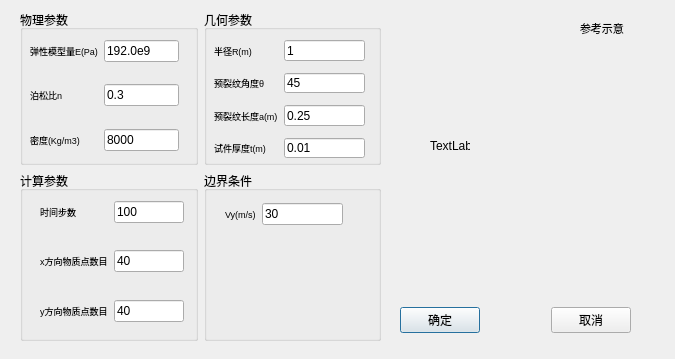
<?xml version="1.0" encoding="UTF-8"?>
<ui version="4.0">
 <class>QWParaInput</class>
 <widget class="QDialog" name="QWParaInput">
  <property name="geometry">
   <rect>
    <x>0</x>
    <y>0</y>
    <width>675</width>
    <height>359</height>
   </rect>
  </property>
  <property name="windowTitle">
   <string>模型1：巴西劈裂试验</string>
  </property>
  <widget class="QWidget" name="layoutWidget">
   <property name="geometry">
    <rect>
     <x>20</x>
     <y>10</y>
     <width>361</width>
     <height>331</height>
    </rect>
   </property>
   <layout class="QGridLayout" name="gridLayout">
    <item row="1" column="1">
     <widget class="QGroupBox" name="groupBox_4">
      <property name="title">
       <string>边界条件</string>
      </property>
      <widget class="QWidget" name="layoutWidget">
       <property name="geometry">
        <rect>
         <x>21</x>
         <y>31</y>
         <width>118</width>
         <height>24</height>
        </rect>
       </property>
       <layout class="QHBoxLayout" name="horizontalLayout">
        <item>
         <widget class="QLabel" name="label_10">
          <property name="font">
           <font>
            <pointsize>7</pointsize>
           </font>
          </property>
          <property name="text">
           <string>Vy(m/s)</string>
          </property>
          <property name="buddy">
           <cstring>lineEdit</cstring>
          </property>
         </widget>
        </item>
        <item>
         <widget class="QLineEdit" name="lineEdit_11">
          <property name="text">
           <string>30</string>
          </property>
         </widget>
        </item>
       </layout>
      </widget>
     </widget>
    </item>
    <item row="0" column="1">
     <widget class="QGroupBox" name="groupBox">
      <property name="title">
       <string>几何参数</string>
      </property>
      <widget class="QWidget" name="layoutWidget">
       <property name="geometry">
        <rect>
         <x>10</x>
         <y>30</y>
         <width>151</width>
         <height>119</height>
        </rect>
       </property>
       <layout class="QFormLayout" name="formLayout_2">
        <item row="0" column="0">
         <widget class="QLabel" name="label_3">
          <property name="font">
           <font>
            <pointsize>7</pointsize>
           </font>
          </property>
          <property name="text">
           <string>半径R(m)</string>
          </property>
          <property name="buddy">
           <cstring>lineEdit</cstring>
          </property>
         </widget>
        </item>
        <item row="0" column="1">
         <widget class="QLineEdit" name="lineEdit_4">
          <property name="text">
           <string>1</string>
          </property>
         </widget>
        </item>
        <item row="2" column="0">
         <widget class="QLabel" name="label_4">
          <property name="font">
           <font>
            <pointsize>7</pointsize>
           </font>
          </property>
          <property name="text">
           <string>预裂纹角度θ</string>
          </property>
          <property name="buddy">
           <cstring>lineEdit</cstring>
          </property>
         </widget>
        </item>
        <item row="2" column="1">
         <widget class="QLineEdit" name="lineEdit_5">
          <property name="text">
           <string>45</string>
          </property>
         </widget>
        </item>
        <item row="1" column="1">
         <spacer name="verticalSpacer_2">
          <property name="orientation">
           <enum>Qt::Vertical</enum>
          </property>
          <property name="sizeHint" stdset="0">
           <size>
            <width>20</width>
            <height>40</height>
           </size>
          </property>
         </spacer>
        </item>
        <item row="4" column="0">
         <widget class="QLabel" name="label_12">
          <property name="font">
           <font>
            <pointsize>7</pointsize>
           </font>
          </property>
          <property name="text">
           <string>预裂纹长度a(m)</string>
          </property>
          <property name="buddy">
           <cstring>lineEdit</cstring>
          </property>
         </widget>
        </item>
        <item row="6" column="0">
         <widget class="QLabel" name="label_13">
          <property name="font">
           <font>
            <pointsize>7</pointsize>
           </font>
          </property>
          <property name="text">
           <string>试件厚度t(m)</string>
          </property>
          <property name="buddy">
           <cstring>lineEdit</cstring>
          </property>
         </widget>
        </item>
        <item row="3" column="1">
         <spacer name="verticalSpacer_7">
          <property name="orientation">
           <enum>Qt::Vertical</enum>
          </property>
          <property name="sizeHint" stdset="0">
           <size>
            <width>20</width>
            <height>40</height>
           </size>
          </property>
         </spacer>
        </item>
        <item row="5" column="1">
         <spacer name="verticalSpacer_8">
          <property name="orientation">
           <enum>Qt::Vertical</enum>
          </property>
          <property name="sizeHint" stdset="0">
           <size>
            <width>20</width>
            <height>40</height>
           </size>
          </property>
         </spacer>
        </item>
        <item row="4" column="1">
         <widget class="QLineEdit" name="lineEdit_6">
          <property name="text">
           <string>0.25</string>
          </property>
         </widget>
        </item>
        <item row="6" column="1">
         <widget class="QLineEdit" name="lineEdit_7">
          <property name="text">
           <string>0.01</string>
          </property>
         </widget>
        </item>
       </layout>
      </widget>
     </widget>
    </item>
    <item row="1" column="0">
     <widget class="QGroupBox" name="groupBox_3">
      <property name="minimumSize">
       <size>
        <width>0</width>
        <height>170</height>
       </size>
      </property>
      <property name="title">
       <string>计算参数</string>
      </property>
      <widget class="QWidget" name="layoutWidget_2">
       <property name="geometry">
        <rect>
         <x>20</x>
         <y>30</y>
         <width>144</width>
         <height>121</height>
        </rect>
       </property>
       <layout class="QFormLayout" name="formLayout_3">
        <item row="0" column="0">
         <widget class="QLabel" name="label_8">
          <property name="font">
           <font>
            <pointsize>7</pointsize>
           </font>
          </property>
          <property name="text">
           <string>时间步数</string>
          </property>
          <property name="buddy">
           <cstring>lineEdit</cstring>
          </property>
         </widget>
        </item>
        <item row="0" column="1">
         <widget class="QLineEdit" name="lineEdit_8">
          <property name="text">
           <string>100</string>
          </property>
         </widget>
        </item>
        <item row="1" column="1">
         <spacer name="verticalSpacer">
          <property name="orientation">
           <enum>Qt::Vertical</enum>
          </property>
          <property name="sizeHint" stdset="0">
           <size>
            <width>20</width>
            <height>40</height>
           </size>
          </property>
         </spacer>
        </item>
        <item row="2" column="0">
         <widget class="QLabel" name="label_14">
          <property name="font">
           <font>
            <pointsize>7</pointsize>
           </font>
          </property>
          <property name="text">
           <string>x方向物质点数目</string>
          </property>
          <property name="buddy">
           <cstring>lineEdit</cstring>
          </property>
         </widget>
        </item>
        <item row="2" column="1">
         <widget class="QLineEdit" name="lineEdit_9">
          <property name="text">
           <string>40</string>
          </property>
         </widget>
        </item>
        <item row="3" column="1">
         <spacer name="verticalSpacer_9">
          <property name="orientation">
           <enum>Qt::Vertical</enum>
          </property>
          <property name="sizeHint" stdset="0">
           <size>
            <width>20</width>
            <height>40</height>
           </size>
          </property>
         </spacer>
        </item>
        <item row="4" column="0">
         <widget class="QLabel" name="label_15">
          <property name="font">
           <font>
            <pointsize>7</pointsize>
           </font>
          </property>
          <property name="text">
           <string>y方向物质点数目</string>
          </property>
          <property name="buddy">
           <cstring>lineEdit</cstring>
          </property>
         </widget>
        </item>
        <item row="4" column="1">
         <widget class="QLineEdit" name="lineEdit_10">
          <property name="text">
           <string>40</string>
          </property>
         </widget>
        </item>
       </layout>
      </widget>
     </widget>
    </item>
    <item row="0" column="0">
     <widget class="QGroupBox" name="groupBox_2">
      <property name="title">
       <string>物理参数</string>
      </property>
      <widget class="QWidget" name="layoutWidget">
       <property name="geometry">
        <rect>
         <x>10</x>
         <y>30</y>
         <width>149</width>
         <height>111</height>
        </rect>
       </property>
       <layout class="QFormLayout" name="formLayout">
        <item row="0" column="0">
         <widget class="QLabel" name="label">
          <property name="font">
           <font>
            <pointsize>7</pointsize>
           </font>
          </property>
          <property name="text">
           <string>弹性模型量E(Pa)</string>
          </property>
          <property name="buddy">
           <cstring>lineEdit</cstring>
          </property>
         </widget>
        </item>
        <item row="0" column="1">
         <widget class="QLineEdit" name="lineEdit">
          <property name="text">
           <string>192.0e9</string>
          </property>
         </widget>
        </item>
        <item row="3" column="1">
         <spacer name="verticalSpacer_3">
          <property name="orientation">
           <enum>Qt::Vertical</enum>
          </property>
          <property name="sizeHint" stdset="0">
           <size>
            <width>20</width>
            <height>40</height>
           </size>
          </property>
         </spacer>
        </item>
        <item row="5" column="0">
         <widget class="QLabel" name="label_6">
          <property name="font">
           <font>
            <pointsize>7</pointsize>
           </font>
          </property>
          <property name="text">
           <string>密度(Kg/m3)</string>
          </property>
          <property name="buddy">
           <cstring>lineEdit</cstring>
          </property>
         </widget>
        </item>
        <item row="5" column="1">
         <widget class="QLineEdit" name="lineEdit_3">
          <property name="text">
           <string>8000</string>
          </property>
         </widget>
        </item>
        <item row="2" column="1">
         <widget class="QLineEdit" name="lineEdit_2">
          <property name="text">
           <string>0.3</string>
          </property>
         </widget>
        </item>
        <item row="1" column="1">
         <spacer name="verticalSpacer_6">
          <property name="orientation">
           <enum>Qt::Vertical</enum>
          </property>
          <property name="sizeHint" stdset="0">
           <size>
            <width>20</width>
            <height>40</height>
           </size>
          </property>
         </spacer>
        </item>
        <item row="2" column="0">
         <widget class="QLabel" name="label_2">
          <property name="font">
           <font>
            <pointsize>7</pointsize>
           </font>
          </property>
          <property name="text">
           <string>泊松比n</string>
          </property>
          <property name="buddy">
           <cstring>lineEdit</cstring>
          </property>
         </widget>
        </item>
       </layout>
      </widget>
     </widget>
    </item>
   </layout>
  </widget>
  <widget class="QLabel" name="label_11">
   <property name="geometry">
    <rect>
     <x>430</x>
     <y>140</y>
     <width>40</width>
     <height>12</height>
    </rect>
   </property>
   <property name="text">
    <string>TextLabel</string>
   </property>
  </widget>
  <widget class="QWidget" name="horizontalLayoutWidget">
   <property name="geometry">
    <rect>
     <x>400</x>
     <y>280</y>
     <width>231</width>
     <height>80</height>
    </rect>
   </property>
   <layout class="QHBoxLayout" name="horizontalLayout_2">
    <item>
     <widget class="QPushButton" name="pushButton_2">
      <property name="text">
       <string>确定</string>
      </property>
     </widget>
    </item>
    <item>
     <spacer name="horizontalSpacer">
      <property name="orientation">
       <enum>Qt::Horizontal</enum>
      </property>
      <property name="sizeHint" stdset="0">
       <size>
        <width>40</width>
        <height>20</height>
       </size>
      </property>
     </spacer>
    </item>
    <item>
     <widget class="QPushButton" name="pushButton">
      <property name="text">
       <string>取消</string>
      </property>
     </widget>
    </item>
   </layout>
  </widget>
  <widget class="QLabel" name="label_5">
   <property name="geometry">
    <rect>
     <x>580</x>
     <y>20</y>
     <width>61</width>
     <height>16</height>
    </rect>
   </property>
   <property name="font">
    <font>
     <family>华文仿宋</family>
     <pointsize>8</pointsize>
    </font>
   </property>
   <property name="text">
    <string>参考示意</string>
   </property>
  </widget>
 </widget>
 <resources/>
 <connections>
  <connection>
   <sender>pushButton_2</sender>
   <signal>clicked()</signal>
   <receiver>QWParaInput</receiver>
   <slot>accept()</slot>
   <hints>
    <hint type="sourcelabel">
     <x>427</x>
     <y>322</y>
    </hint>
    <hint type="destinationlabel">
     <x>444</x>
     <y>287</y>
    </hint>
   </hints>
  </connection>
  <connection>
   <sender>pushButton</sender>
   <signal>clicked()</signal>
   <receiver>QWParaInput</receiver>
   <slot>reject()</slot>
   <hints>
    <hint type="sourcelabel">
     <x>617</x>
     <y>321</y>
    </hint>
    <hint type="destinationlabel">
     <x>627</x>
     <y>294</y>
    </hint>
   </hints>
  </connection>
 </connections>
</ui>
